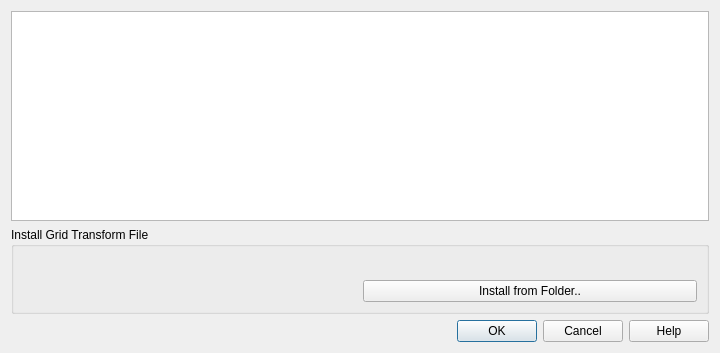
<?xml version="1.0" encoding="UTF-8"?>
<ui version="4.0">
 <class>QgsInstallGridShiftFileDialogBase</class>
 <widget class="QDialog" name="QgsInstallGridShiftFileDialogBase">
  <property name="geometry">
   <rect>
    <x>0</x>
    <y>0</y>
    <width>720</width>
    <height>353</height>
   </rect>
  </property>
  <property name="windowTitle">
   <string/>
  </property>
  <layout class="QGridLayout" name="gridLayout" rowstretch="1,0,0,0,0,0,0">
   <item row="6" column="0" colspan="2">
    <widget class="QDialogButtonBox" name="mButtonBox">
     <property name="orientation">
      <enum>Qt::Horizontal</enum>
     </property>
     <property name="standardButtons">
      <set>QDialogButtonBox::Cancel|QDialogButtonBox::Help|QDialogButtonBox::Ok</set>
     </property>
    </widget>
   </item>
   <item row="0" column="0" colspan="2">
    <widget class="QTextEdit" name="mSummaryLabel">
     <property name="sizePolicy">
      <sizepolicy hsizetype="Preferred" vsizetype="Preferred">
       <horstretch>0</horstretch>
       <verstretch>0</verstretch>
      </sizepolicy>
     </property>
     <property name="focusPolicy">
      <enum>Qt::NoFocus</enum>
     </property>
     <property name="acceptDrops">
      <bool>false</bool>
     </property>
     <property name="frameShadow">
      <enum>QFrame::Plain</enum>
     </property>
     <property name="lineWidth">
      <number>2</number>
     </property>
     <property name="verticalScrollBarPolicy">
      <enum>Qt::ScrollBarAsNeeded</enum>
     </property>
     <property name="horizontalScrollBarPolicy">
      <enum>Qt::ScrollBarAsNeeded</enum>
     </property>
     <property name="sizeAdjustPolicy">
      <enum>QAbstractScrollArea::AdjustToContents</enum>
     </property>
     <property name="readOnly">
      <bool>true</bool>
     </property>
     <property name="html">
      <string>&lt;!DOCTYPE HTML PUBLIC &quot;-//W3C//DTD HTML 4.0//EN&quot; &quot;http://www.w3.org/TR/REC-html40/strict.dtd&quot;&gt;
&lt;html&gt;&lt;head&gt;&lt;meta name=&quot;qrichtext&quot; content=&quot;1&quot; /&gt;&lt;style type=&quot;text/css&quot;&gt;
p, li { white-space: pre-wrap; }
&lt;/style&gt;&lt;/head&gt;&lt;body style=&quot; font-family:'Cantarell'; font-size:11pt; font-weight:400; font-style:normal;&quot;&gt;
&lt;p style=&quot;-qt-paragraph-type:empty; margin-top:0px; margin-bottom:0px; margin-left:0px; margin-right:0px; -qt-block-indent:0; text-indent:0px; font-family:'Cantarell';&quot;&gt;&lt;br /&gt;&lt;/p&gt;&lt;/body&gt;&lt;/html&gt;</string>
     </property>
    </widget>
   </item>
   <item row="1" column="0" colspan="2">
    <widget class="QGroupBox" name="groupBox">
     <property name="title">
      <string>Install Grid Transform File</string>
     </property>
     <layout class="QGridLayout" name="gridLayout_2">
      <item row="0" column="0" colspan="2">
       <widget class="QLabel" name="mDownloadLabel">
        <property name="text">
         <string>&lt;!DOCTYPE HTML PUBLIC &quot;-//W3C//DTD HTML 4.0//EN&quot; &quot;http://www.w3.org/TR/REC-html40/strict.dtd&quot;&gt;
&lt;html&gt;&lt;head&gt;&lt;meta name=&quot;qrichtext&quot; content=&quot;1&quot; /&gt;&lt;style type=&quot;text/css&quot;&gt;
p, li { white-space: pre-wrap; }
&lt;/style&gt;&lt;/head&gt;&lt;body style=&quot; font-family:'Cantarell'; font-size:11pt; font-weight:400; font-style:normal;&quot;&gt;
&lt;p style=&quot;-qt-paragraph-type:empty; margin-top:0px; margin-bottom:0px; margin-left:0px; margin-right:0px; -qt-block-indent:0; text-indent:0px; font-family:'Cantarell';&quot;&gt;&lt;br /&gt;&lt;/p&gt;&lt;/body&gt;&lt;/html&gt;</string>
        </property>
        <property name="wordWrap">
         <bool>true</bool>
        </property>
        <property name="openExternalLinks">
         <bool>true</bool>
        </property>
        <property name="textInteractionFlags">
         <set>Qt::LinksAccessibleByKeyboard|Qt::LinksAccessibleByMouse|Qt::TextBrowserInteraction|Qt::TextSelectableByKeyboard|Qt::TextSelectableByMouse</set>
        </property>
       </widget>
      </item>
      <item row="1" column="1">
       <widget class="QPushButton" name="mInstallButton">
        <property name="text">
         <string>Install from Folder..</string>
        </property>
       </widget>
      </item>
     </layout>
    </widget>
   </item>
  </layout>
 </widget>
 <resources/>
 <connections>
  <connection>
   <sender>mButtonBox</sender>
   <signal>accepted()</signal>
   <receiver>QgsInstallGridShiftFileDialogBase</receiver>
   <slot>accept()</slot>
   <hints>
    <hint type="sourcelabel">
     <x>248</x>
     <y>254</y>
    </hint>
    <hint type="destinationlabel">
     <x>157</x>
     <y>274</y>
    </hint>
   </hints>
  </connection>
  <connection>
   <sender>mButtonBox</sender>
   <signal>rejected()</signal>
   <receiver>QgsInstallGridShiftFileDialogBase</receiver>
   <slot>reject()</slot>
   <hints>
    <hint type="sourcelabel">
     <x>316</x>
     <y>260</y>
    </hint>
    <hint type="destinationlabel">
     <x>286</x>
     <y>274</y>
    </hint>
   </hints>
  </connection>
 </connections>
</ui>
